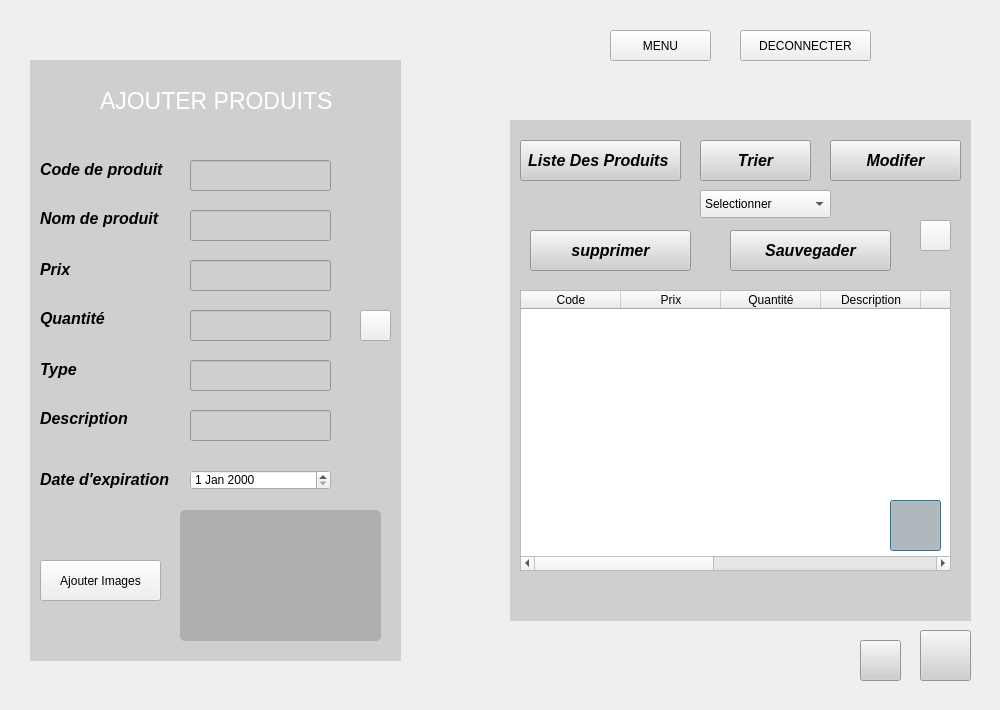
    <widget class="QWidget" name="produit">
     <widget class="QLabel" name="label_54">
      <property name="geometry">
       <rect>
        <x>0</x>
        <y>0</y>
        <width>991</width>
        <height>701</height>
       </rect>
      </property>
      <property name="styleSheet">
       <string notr="true">border-image: url(:/immg/pharmacie.PNG);</string>
      </property>
      <property name="text">
       <string/>
      </property>
     </widget>
     <widget class="QPushButton" name="ListProduit">
      <property name="geometry">
       <rect>
        <x>520</x>
        <y>140</y>
        <width>161</width>
        <height>41</height>
       </rect>
      </property>
      <property name="font">
       <font>
        <family>Segoe UI</family>
        <pointsize>12</pointsize>
        <italic>true</italic>
        <bold>true</bold>
       </font>
      </property>
      <property name="cursor">
       <cursorShape>PointingHandCursor</cursorShape>
      </property>
      <property name="styleSheet">
       <string notr="true">background-color: rgb(207, 207, 207);
font: 700 italic 12pt &quot;Segoe UI&quot;;</string>
      </property>
      <property name="text">
       <string>Liste Des Produits </string>
      </property>
     </widget>
     <widget class="QLabel" name="imageLabel">
      <property name="geometry">
       <rect>
        <x>180</x>
        <y>510</y>
        <width>201</width>
        <height>131</height>
       </rect>
      </property>
      <property name="autoFillBackground">
       <bool>false</bool>
      </property>
      <property name="styleSheet">
       <string notr="true">QLabel {
    background-color: rgba(128, 128, 128, 0.4); /* Fond gris avec 50% d'opacité */
    color: white; /* Texte en blanc */
    border-radius: 5px; /* Coins arrondis (optionnel) */
}</string>
      </property>
      <property name="text">
       <string/>
      </property>
      <property name="scaledContents">
       <bool>true</bool>
      </property>
     </widget>
     <widget class="QPushButton" name="addImageButton">
      <property name="geometry">
       <rect>
        <x>40</x>
        <y>560</y>
        <width>121</width>
        <height>41</height>
       </rect>
      </property>
      <property name="styleSheet">
       <string notr="true">font: 700 italic 12pt &quot;Segoe UI&quot;;</string>
      </property>
      <property name="text">
       <string>Ajouter Images</string>
      </property>
     </widget>
     <widget class="QPushButton" name="AiDoctorButton">
      <property name="geometry">
       <rect>
        <x>920</x>
        <y>630</y>
        <width>51</width>
        <height>51</height>
       </rect>
      </property>
      <property name="font">
       <font>
        <family>Segoe UI</family>
        <pointsize>11</pointsize>
        <italic>false</italic>
        <bold>false</bold>
       </font>
      </property>
      <property name="cursor">
       <cursorShape>PointingHandCursor</cursorShape>
      </property>
      <property name="styleSheet">
       <string notr="true">background-color: rgb(207, 207, 207);
border-image: url(:/aidoc/aidoctor.PNG);
font: 11pt &quot;Segoe UI&quot;;
</string>
      </property>
      <property name="text">
       <string/>
      </property>
     </widget>
     <widget class="QPushButton" name="addButton">
      <property name="geometry">
       <rect>
        <x>360</x>
        <y>310</y>
        <width>31</width>
        <height>31</height>
       </rect>
      </property>
      <property name="font">
       <font>
        <family>Segoe UI</family>
        <pointsize>11</pointsize>
        <italic>false</italic>
        <bold>true</bold>
       </font>
      </property>
      <property name="cursor">
       <cursorShape>PointingHandCursor</cursorShape>
      </property>
      <property name="styleSheet">
       <string notr="true">font: 700 16pt &quot;Segoe UI&quot;;
border-image: url(:/ajout/ajouter.PNG);
font: 700 11pt &quot;Segoe UI&quot;;

</string>
      </property>
      <property name="text">
       <string/>
      </property>
     </widget>
     <widget class="QPushButton" name="sauvegarder">
      <property name="geometry">
       <rect>
        <x>730</x>
        <y>230</y>
        <width>161</width>
        <height>41</height>
       </rect>
      </property>
      <property name="font">
       <font>
        <family>Segoe UI</family>
        <pointsize>12</pointsize>
        <italic>true</italic>
        <bold>true</bold>
       </font>
      </property>
      <property name="cursor">
       <cursorShape>PointingHandCursor</cursorShape>
      </property>
      <property name="styleSheet">
       <string notr="true">background-color: rgb(207, 207, 207);
font: 700 italic 12pt &quot;Segoe UI&quot;;</string>
      </property>
      <property name="text">
       <string>Sauvegader</string>
      </property>
     </widget>
     <widget class="QPushButton" name="Modifier">
      <property name="geometry">
       <rect>
        <x>830</x>
        <y>140</y>
        <width>131</width>
        <height>41</height>
       </rect>
      </property>
      <property name="font">
       <font>
        <family>Segoe UI</family>
        <pointsize>12</pointsize>
        <italic>true</italic>
        <bold>true</bold>
       </font>
      </property>
      <property name="cursor">
       <cursorShape>PointingHandCursor</cursorShape>
      </property>
      <property name="styleSheet">
       <string notr="true">background-color: rgb(207, 207, 207);
font: 700 italic 12pt &quot;Segoe UI&quot;;</string>
      </property>
      <property name="text">
       <string>Modifer</string>
      </property>
     </widget>
     <widget class="QPushButton" name="deleteButton">
      <property name="geometry">
       <rect>
        <x>530</x>
        <y>230</y>
        <width>161</width>
        <height>41</height>
       </rect>
      </property>
      <property name="font">
       <font>
        <family>Segoe UI</family>
        <pointsize>12</pointsize>
        <italic>true</italic>
        <bold>true</bold>
       </font>
      </property>
      <property name="cursor">
       <cursorShape>PointingHandCursor</cursorShape>
      </property>
      <property name="styleSheet">
       <string notr="true">background-color: rgb(207, 207, 207);
font: 700 italic 12pt &quot;Segoe UI&quot;;</string>
      </property>
      <property name="text">
       <string>supprimer</string>
      </property>
     </widget>
     <widget class="QPushButton" name="boutonTrier">
      <property name="geometry">
       <rect>
        <x>700</x>
        <y>140</y>
        <width>111</width>
        <height>41</height>
       </rect>
      </property>
      <property name="font">
       <font>
        <family>Segoe UI</family>
        <pointsize>12</pointsize>
        <italic>true</italic>
        <bold>true</bold>
       </font>
      </property>
      <property name="cursor">
       <cursorShape>PointingHandCursor</cursorShape>
      </property>
      <property name="styleSheet">
       <string notr="true">background-color: rgb(207, 207, 207);
font: 700 italic 12pt &quot;Segoe UI&quot;;</string>
      </property>
      <property name="text">
       <string>Trier</string>
      </property>
     </widget>
     <widget class="QPushButton" name="searchButton">
      <property name="geometry">
       <rect>
        <x>920</x>
        <y>220</y>
        <width>31</width>
        <height>31</height>
       </rect>
      </property>
      <property name="font">
       <font>
        <family>Segoe UI</family>
        <pointsize>11</pointsize>
        <italic>false</italic>
        <bold>false</bold>
       </font>
      </property>
      <property name="cursor">
       <cursorShape>PointingHandCursor</cursorShape>
      </property>
      <property name="styleSheet">
       <string notr="true">font: 11pt &quot;Segoe UI&quot;;
border-image: url(:/recherche/recherche.PNG);
</string>
      </property>
      <property name="text">
       <string/>
      </property>
     </widget>
     <widget class="QComboBox" name="trierLine">
      <property name="geometry">
       <rect>
        <x>700</x>
        <y>190</y>
        <width>131</width>
        <height>28</height>
       </rect>
      </property>
      <property name="styleSheet">
       <string notr="true">font: 700 italic 12pt &quot;Segoe UI&quot;;</string>
      </property>
      <item>
       <property name="text">
        <string>Selectionner</string>
       </property>
      </item>
      <item>
       <property name="text">
        <string>Code</string>
       </property>
      </item>
      <item>
       <property name="text">
        <string>Prix</string>
       </property>
      </item>
      <item>
       <property name="text">
        <string>Date</string>
       </property>
      </item>
     </widget>
     <widget class="QPushButton" name="statistique">
      <property name="geometry">
       <rect>
        <x>860</x>
        <y>640</y>
        <width>41</width>
        <height>41</height>
       </rect>
      </property>
      <property name="font">
       <font>
        <family>Segoe UI</family>
        <pointsize>11</pointsize>
        <italic>false</italic>
        <bold>false</bold>
       </font>
      </property>
      <property name="cursor">
       <cursorShape>PointingHandCursor</cursorShape>
      </property>
      <property name="styleSheet">
       <string notr="true">background-color: rgb(207, 207, 207);
border-image: url(:/stat/stat.PNG);
font: 11pt &quot;Segoe UI&quot;;
</string>
      </property>
      <property name="text">
       <string/>
      </property>
     </widget>
     <widget class="QPushButton" name="exportButton">
      <property name="geometry">
       <rect>
        <x>890</x>
        <y>500</y>
        <width>51</width>
        <height>51</height>
       </rect>
      </property>
      <property name="font">
       <font>
        <family>Segoe UI</family>
        <pointsize>11</pointsize>
        <italic>false</italic>
        <bold>false</bold>
       </font>
      </property>
      <property name="cursor">
       <cursorShape>PointingHandCursor</cursorShape>
      </property>
      <property name="mouseTracking">
       <bool>true</bool>
      </property>
      <property name="tabletTracking">
       <bool>true</bool>
      </property>
      <property name="acceptDrops">
       <bool>true</bool>
      </property>
      <property name="autoFillBackground">
       <bool>false</bool>
      </property>
      <property name="styleSheet">
       <string notr="true">background-color: rgb(207, 207, 207);
border-image: url(:/pdf/pdf.PNG);
font: 11pt &quot;Segoe UI&quot;;
</string>
      </property>
      <property name="text">
       <string/>
      </property>
      <property name="checkable">
       <bool>true</bool>
      </property>
      <property name="checked">
       <bool>true</bool>
      </property>
      <property name="autoRepeat">
       <bool>true</bool>
      </property>
      <property name="autoExclusive">
       <bool>true</bool>
      </property>
      <property name="autoDefault">
       <bool>true</bool>
      </property>
      <property name="default">
       <bool>true</bool>
      </property>
      <property name="flat">
       <bool>true</bool>
      </property>
     </widget>
     <widget class="QLabel" name="label_56">
      <property name="geometry">
       <rect>
        <x>40</x>
        <y>150</y>
        <width>145</width>
        <height>38</height>
       </rect>
      </property>
      <property name="font">
       <font>
        <family>Segoe UI</family>
        <pointsize>12</pointsize>
        <italic>true</italic>
        <bold>true</bold>
       </font>
      </property>
      <property name="styleSheet">
       <string notr="true">background-color: rgb(207, 207, 207);
font: 700 italic 12pt &quot;Segoe UI&quot;;</string>
      </property>
      <property name="text">
       <string>Code de produit</string>
      </property>
     </widget>
     <widget class="QLabel" name="label_57">
      <property name="geometry">
       <rect>
        <x>30</x>
        <y>60</y>
        <width>371</width>
        <height>601</height>
       </rect>
      </property>
      <property name="styleSheet">
       <string notr="true">color:  rgb(179, 255, 165);
background-color: rgb(207, 207, 207);</string>
      </property>
      <property name="text">
       <string/>
      </property>
     </widget>
     <widget class="QLabel" name="label_58">
      <property name="geometry">
       <rect>
        <x>40</x>
        <y>200</y>
        <width>145</width>
        <height>37</height>
       </rect>
      </property>
      <property name="font">
       <font>
        <family>Segoe UI</family>
        <pointsize>12</pointsize>
        <italic>true</italic>
        <bold>true</bold>
       </font>
      </property>
      <property name="styleSheet">
       <string notr="true">background-color: rgb(207, 207, 207);
font: 700 italic 12pt &quot;Segoe UI&quot;;</string>
      </property>
      <property name="text">
       <string>Nom de produit</string>
      </property>
     </widget>
     <widget class="QLabel" name="label_59">
      <property name="geometry">
       <rect>
        <x>40</x>
        <y>250</y>
        <width>145</width>
        <height>38</height>
       </rect>
      </property>
      <property name="font">
       <font>
        <family>Segoe UI</family>
        <pointsize>12</pointsize>
        <italic>true</italic>
        <bold>true</bold>
       </font>
      </property>
      <property name="styleSheet">
       <string notr="true">background-color: rgb(207, 207, 207);
font: 700 italic 12pt &quot;Segoe UI&quot;;</string>
      </property>
      <property name="text">
       <string>Prix</string>
      </property>
     </widget>
     <widget class="QLabel" name="label_60">
      <property name="geometry">
       <rect>
        <x>40</x>
        <y>300</y>
        <width>145</width>
        <height>37</height>
       </rect>
      </property>
      <property name="font">
       <font>
        <family>Segoe UI</family>
        <pointsize>12</pointsize>
        <italic>true</italic>
        <bold>true</bold>
       </font>
      </property>
      <property name="styleSheet">
       <string notr="true">background-color: rgb(207, 207, 207);
font: 700 italic 12pt &quot;Segoe UI&quot;;</string>
      </property>
      <property name="text">
       <string>Quantité</string>
      </property>
     </widget>
     <widget class="QLabel" name="label_61">
      <property name="geometry">
       <rect>
        <x>40</x>
        <y>350</y>
        <width>145</width>
        <height>38</height>
       </rect>
      </property>
      <property name="font">
       <font>
        <family>Segoe UI</family>
        <pointsize>12</pointsize>
        <italic>true</italic>
        <bold>true</bold>
       </font>
      </property>
      <property name="styleSheet">
       <string notr="true">background-color: rgb(207, 207, 207);
font: 700 italic 12pt &quot;Segoe UI&quot;;</string>
      </property>
      <property name="text">
       <string>Type</string>
      </property>
     </widget>
     <widget class="QLabel" name="label_62">
      <property name="geometry">
       <rect>
        <x>40</x>
        <y>400</y>
        <width>145</width>
        <height>37</height>
       </rect>
      </property>
      <property name="font">
       <font>
        <family>Segoe UI</family>
        <pointsize>12</pointsize>
        <italic>true</italic>
        <bold>true</bold>
       </font>
      </property>
      <property name="styleSheet">
       <string notr="true">background-color: rgb(207, 207, 207);
font: 700 italic 12pt &quot;Segoe UI&quot;;</string>
      </property>
      <property name="text">
       <string>Description</string>
      </property>
     </widget>
     <widget class="QLabel" name="label_63">
      <property name="geometry">
       <rect>
        <x>40</x>
        <y>460</y>
        <width>145</width>
        <height>38</height>
       </rect>
      </property>
      <property name="font">
       <font>
        <family>Segoe UI</family>
        <pointsize>12</pointsize>
        <italic>true</italic>
        <bold>true</bold>
       </font>
      </property>
      <property name="styleSheet">
       <string notr="true">background-color: rgb(207, 207, 207);
font: 700 italic 12pt &quot;Segoe UI&quot;;</string>
      </property>
      <property name="text">
       <string>Date d'expiration</string>
      </property>
     </widget>
     <widget class="QDateEdit" name="dateEdit">
      <property name="geometry">
       <rect>
        <x>190</x>
        <y>470</y>
        <width>141</width>
        <height>20</height>
       </rect>
      </property>
     </widget>
     <widget class="QLineEdit" name="lineDesc">
      <property name="geometry">
       <rect>
        <x>190</x>
        <y>410</y>
        <width>141</width>
        <height>31</height>
       </rect>
      </property>
      <property name="styleSheet">
       <string notr="true">background-color: rgb(207, 207, 207);</string>
      </property>
     </widget>
     <widget class="QLineEdit" name="lineType">
      <property name="geometry">
       <rect>
        <x>190</x>
        <y>360</y>
        <width>141</width>
        <height>31</height>
       </rect>
      </property>
      <property name="styleSheet">
       <string notr="true">background-color: rgb(207, 207, 207);</string>
      </property>
     </widget>
     <widget class="QLineEdit" name="lineqte">
      <property name="geometry">
       <rect>
        <x>190</x>
        <y>310</y>
        <width>141</width>
        <height>31</height>
       </rect>
      </property>
      <property name="styleSheet">
       <string notr="true">background-color: rgb(207, 207, 207);</string>
      </property>
     </widget>
     <widget class="QLineEdit" name="linePrice">
      <property name="geometry">
       <rect>
        <x>190</x>
        <y>260</y>
        <width>141</width>
        <height>31</height>
       </rect>
      </property>
      <property name="styleSheet">
       <string notr="true">background-color: rgb(207, 207, 207);</string>
      </property>
     </widget>
     <widget class="QLineEdit" name="lineName">
      <property name="geometry">
       <rect>
        <x>190</x>
        <y>210</y>
        <width>141</width>
        <height>31</height>
       </rect>
      </property>
      <property name="styleSheet">
       <string notr="true">background-color: rgb(207, 207, 207);</string>
      </property>
     </widget>
     <widget class="QLineEdit" name="lineCode">
      <property name="geometry">
       <rect>
        <x>190</x>
        <y>160</y>
        <width>141</width>
        <height>31</height>
       </rect>
      </property>
      <property name="styleSheet">
       <string notr="true">background-color: rgb(207, 207, 207);</string>
      </property>
     </widget>
     <widget class="QTableWidget" name="tableWidget">
      <property name="geometry">
       <rect>
        <x>520</x>
        <y>290</y>
        <width>431</width>
        <height>281</height>
       </rect>
      </property>
      <column>
       <property name="text">
        <string>Code</string>
       </property>
      </column>
      <column>
       <property name="text">
        <string>Prix</string>
       </property>
      </column>
      <column>
       <property name="text">
        <string>Quantité</string>
       </property>
      </column>
      <column>
       <property name="text">
        <string>Description</string>
       </property>
      </column>
      <column>
       <property name="text">
        <string>Nom</string>
       </property>
      </column>
      <column>
       <property name="text">
        <string>Type</string>
       </property>
      </column>
      <column>
       <property name="text">
        <string>Date d'expiration</string>
       </property>
      </column>
      <column>
       <property name="text">
        <string>-</string>
       </property>
      </column>
      <column>
       <property name="text">
        <string>Image</string>
       </property>
      </column>
     </widget>
     <widget class="QLabel" name="ajout_pat_2">
      <property name="geometry">
       <rect>
        <x>100</x>
        <y>80</y>
        <width>241</width>
        <height>61</height>
       </rect>
      </property>
      <property name="styleSheet">
       <string notr="true">color:   rgb(179, 255, 165);
font: 700 14pt &quot;Segoe UI&quot;;
background-color: rgb(207, 207, 207);</string>
      </property>
      <property name="text">
       <string>&lt;html&gt;&lt;head/&gt;&lt;body&gt;&lt;p&gt;&lt;span style=&quot; font-size:26pt; color:#ffffff; vertical-align:super;&quot;&gt;AJOUTER PRODUITS&lt;/span&gt;&lt;/p&gt;&lt;/body&gt;&lt;/html&gt;</string>
      </property>
     </widget>
     <widget class="QLabel" name="label_64">
      <property name="geometry">
       <rect>
        <x>510</x>
        <y>120</y>
        <width>461</width>
        <height>501</height>
       </rect>
      </property>
      <property name="styleSheet">
       <string notr="true">color:  rgb(179, 255, 165);
background-color: rgb(207, 207, 207);</string>
      </property>
      <property name="text">
       <string/>
      </property>
     </widget>
     <widget class="QLabel" name="label_55">
      <property name="geometry">
       <rect>
        <x>880</x>
        <y>10</y>
        <width>101</width>
        <height>111</height>
       </rect>
      </property>
      <property name="styleSheet">
       <string notr="true">border-image: url(:/medi/medisoftt.png);</string>
      </property>
      <property name="text">
       <string/>
      </property>
     </widget>
     <widget class="QPushButton" name="pushButton">
      <property name="geometry">
       <rect>
        <x>610</x>
        <y>30</y>
        <width>101</width>
        <height>31</height>
       </rect>
      </property>
      <property name="styleSheet">
       <string notr="true">font: 700 italic 12pt &quot;Segoe UI&quot;;</string>
      </property>
      <property name="text">
       <string>MENU</string>
      </property>
     </widget>
     <widget class="QPushButton" name="pushButton_2">
      <property name="geometry">
       <rect>
        <x>740</x>
        <y>30</y>
        <width>131</width>
        <height>31</height>
       </rect>
      </property>
      <property name="styleSheet">
       <string notr="true">font: 700 italic 12pt &quot;Segoe UI&quot;;</string>
      </property>
      <property name="text">
       <string>DECONNECTER</string>
      </property>
     </widget>
     <zorder>label_54</zorder>
     <zorder>label_64</zorder>
     <zorder>tableWidget</zorder>
     <zorder>label_57</zorder>
     <zorder>ListProduit</zorder>
     <zorder>imageLabel</zorder>
     <zorder>addImageButton</zorder>
     <zorder>AiDoctorButton</zorder>
     <zorder>addButton</zorder>
     <zorder>sauvegarder</zorder>
     <zorder>Modifier</zorder>
     <zorder>deleteButton</zorder>
     <zorder>boutonTrier</zorder>
     <zorder>searchButton</zorder>
     <zorder>trierLine</zorder>
     <zorder>statistique</zorder>
     <zorder>exportButton</zorder>
     <zorder>label_56</zorder>
     <zorder>label_58</zorder>
     <zorder>label_59</zorder>
     <zorder>label_60</zorder>
     <zorder>label_61</zorder>
     <zorder>label_62</zorder>
     <zorder>label_63</zorder>
     <zorder>dateEdit</zorder>
     <zorder>lineDesc</zorder>
     <zorder>lineType</zorder>
     <zorder>lineqte</zorder>
     <zorder>linePrice</zorder>
     <zorder>lineName</zorder>
     <zorder>lineCode</zorder>
     <zorder>ajout_pat_2</zorder>
     <zorder>label_55</zorder>
     <zorder>pushButton</zorder>
     <zorder>pushButton_2</zorder>
    </widget>
